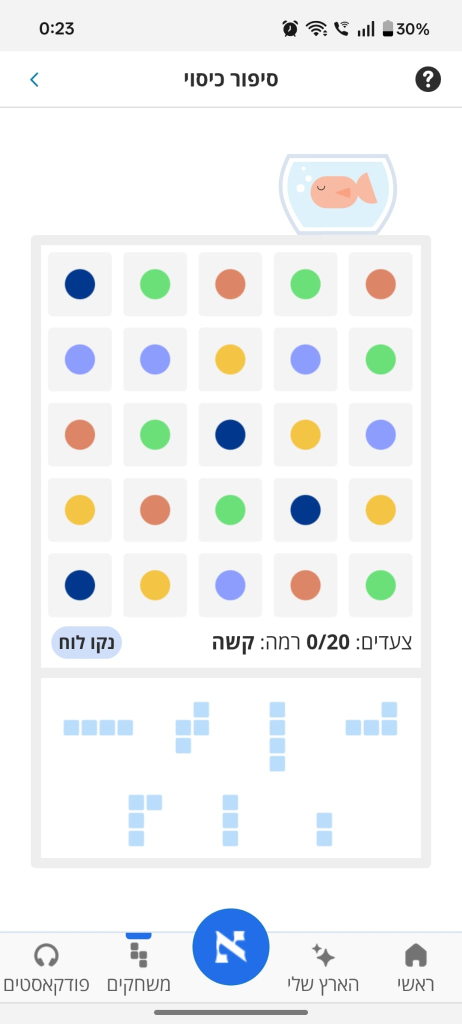
#> input picture cover_story_2.jpeg, 924 x 2048 px (shown at 1/2 size)
$ python test_cv.py
#> lines starting #> are read from the running program, lines starting #| are printed output that depends on the picture; after the words box and inside, x2 and y2 are one past the last pixel; in counts of white or black regions, pixels touching at a corner belong together
#> in process_screenshot, img is the input picture: shape (2048, 924, 3); mean B, G, R 243.4, 242.8, 241.1
### cv_engine.py
import cv2
import numpy as np
from sklearn.cluster import KMeans  # type: ignore
from typing import List, Tuple, Optional


class CVEngine:
    def __init__(self):
        pass

    def detect_grid(
        self, img: np.ndarray
    ) -> Tuple[Optional[np.ndarray], Optional[Tuple[int, int, int, int]]]:
        """
        Detects the 5x5 board in the screenshot by finding the centers of colored circles.
        Returns the cropped board image and its (x, y, w, h) coordinates.
        """
        gray = cv2.cvtColor(img, cv2.COLOR_BGR2GRAY)
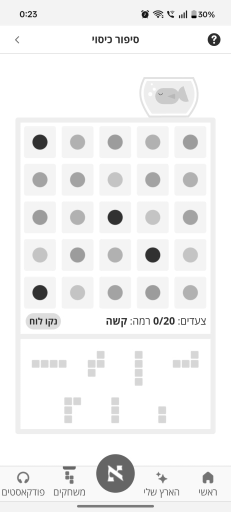
#> gray: shape (2048, 924) (shown at 1/4 size); min 0, max 255, mean 242.3
        blur = cv2.GaussianBlur(gray, (7, 7), 0)
        thresh = cv2.adaptiveThreshold(
            blur, 255, cv2.ADAPTIVE_THRESH_GAUSSIAN_C, cv2.THRESH_BINARY_INV, 11, 2
        )
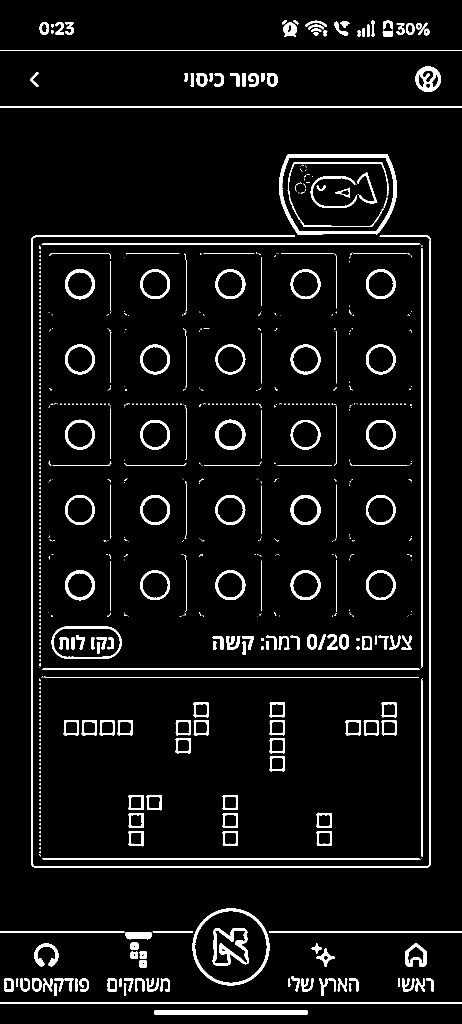
#> thresh: shape (2048, 924) (shown at 1/2 size); 5.5% white; 729 white regions (515 under 20 px), largest, box (x1, y1, x2, y2) and area: (62, 471, 862, 1736) 7910, (558, 308, 794, 470) 4209, (308, 2020, 616, 2030) 3065

        # Join gaps in circle outlines
        kernel = np.ones((5, 5), np.uint8)
        thresh = cv2.morphologyEx(thresh, cv2.MORPH_CLOSE, kernel, iterations=2)
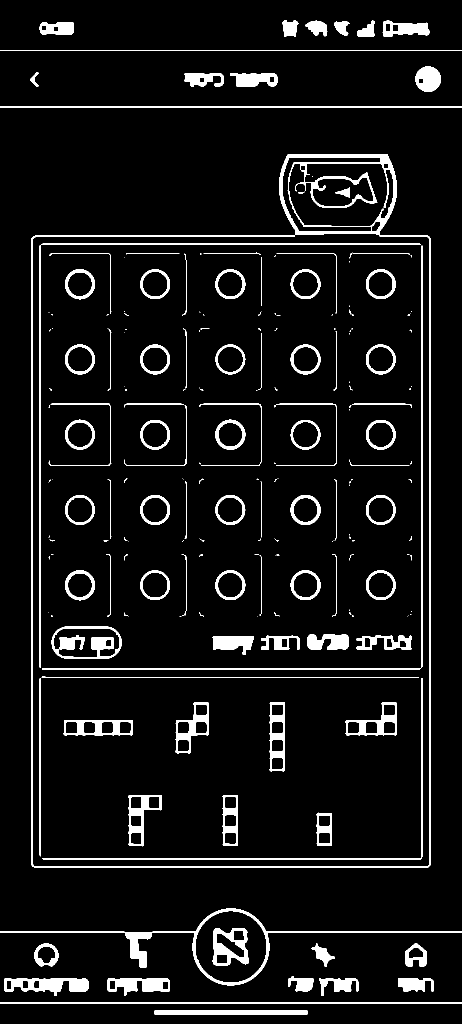
#> thresh: shape (2048, 924) (shown at 1/2 size); 6.6% white; 215 white regions (108 under 20 px)
        cv2.imwrite("thresh_debug.jpg", thresh)

        contours, _ = cv2.findContours(
            thresh, cv2.RETR_EXTERNAL, cv2.CHAIN_APPROX_SIMPLE
        )
#> contours = 209 contours, 137 with area under 20; largest, box (x1, y1, x2, y2) and area: (62, 308, 862, 1736) 38052, (0, 1817, 924, 1971) 21571, (103, 1253, 244, 1317) 7951, (351, 1404, 418, 1507) 4020, (127, 1440, 266, 1471) 4006
        height, width = img.shape[:2]

        # 1. Find all circle-ish candidates (the colored dots)
        candidates = []
        for cnt in contours:
            area = cv2.contourArea(cnt)
            if 500 < area < 15000:
                x, y, w, h = cv2.boundingRect(cnt)
                if 0.7 <= float(w) / h <= 1.3:
                    # In the top 70% of the screen
                    if height * 0.1 < y < height * 0.7:
                        candidates.append((x + w // 2, y + h // 2, w, h))
#> this loop made 209 passes
#> (cnt, area, x, y, w, h) on pass 2: ([[0, 2004], [0, 2006], [923, 2006], [923, 2004]], 1846, 0, 2004, 924, 3)
#> after the loop, candidates = 25 items, first 6: (761, 1170, 59, 59), (310, 1170, 59, 59), (611, 1170, 60, 60), (461, 1170, 60, 60), (160, 1170, 60, 61), (761, 1020, 59, 60)

        print(f"DEBUG: Found {len(candidates)} potential dot candidates.")
#| DEBUG: Found 25 potential dot candidates.

        # 2. Group into rows
        candidates.sort(key=lambda c: c[1])
        rows = []
        if candidates:
            curr_row = [candidates[0]]
#> curr_row = [(461, 568, 60, 59)]
            for i in range(1, len(candidates)):
                if candidates[i][1] - curr_row[-1][1] < candidates[i][3] * 0.7:
                    curr_row.append(candidates[i])
                else:
                    if len(curr_row) >= 3:
                        rows.append(sorted(curr_row, key=lambda r: r[0]))
                    curr_row = [candidates[i]]
#> this loop made 24 passes
#> curr_row on passes 5, 10, 15, 20: [(761, 719, 59, 60)], [(761, 869, 59, 59)], [(761, 1020, 59, 60)], [(761, 1170, 59, 59)]
#> after the loop, rows = 4 items
            if len(curr_row) >= 3:
                rows.append(sorted(curr_row, key=lambda r: r[0]))

        print(f"DEBUG: Grouped into {len(rows)} potential rows.")
#| DEBUG: Grouped into 5 potential rows.

        # 3. Find 5 rows that form the grid
        best_rows = []
        for i in range(len(rows) - 4):
            candidate_rows = rows[i : i + 5]
            if all(4 <= len(r) <= 12 for r in candidate_rows):
                best_rows = candidate_rows
                break
#> this loop made 1 pass

        if not best_rows and len(rows) >= 5:
            # Try to find any 5 rows with ~5-10 elements
            potentials = [r for r in rows if 4 <= len(r) <= 12]
            if len(potentials) >= 5:
                # Prioritize top 5 rows
                best_rows = potentials[:5]

        if best_rows:
            all_dots = []
            for r in best_rows:
                # Deduplicate dots in the same row that are too close (X distance < dot_width/2)
                row_dots = []
                if r:
                    row_dots.append(r[0])
                    for d in r[1:]:
                        if d[0] - row_dots[-1][0] > d[2] // 2:
                            row_dots.append(d)
                all_dots.extend(row_dots)
#> this loop made 5 passes
#> after the loop, all_dots = 25 items, first 6: (160, 568, 60, 61), (310, 568, 60, 59), (461, 568, 60, 59), (611, 568, 60, 60), (761, 568, 59, 60), (160, 719, 60, 60)

            if len(all_dots) < 15:
                return None, None

            min_x = min(d[0] - d[2] for d in all_dots)
#> min_x = 100
            max_x = max(d[0] + d[2] for d in all_dots)
#> max_x = 820
            min_y = min(d[1] - d[3] for d in all_dots)
#> min_y = 507
            max_y = max(d[1] + d[3] for d in all_dots)
#> max_y = 1231

            # Add margin for the pale square background (approx one cell width)
            # The distance between dots is ~160px.
            pitch = (max_x - min_x) // 4 if len(best_rows[0]) > 1 else 100
#> pitch = 180

            x1, y1 = max(0, min_x - int(pitch * 0.6)), max(0, min_y - int(pitch * 0.6))
#> x1 = 0; y1 = 399
            x2, y2 = min(width, max_x + int(pitch * 0.6)), min(
                height, max_y + int(pitch * 0.6)
            )
#> x2 = 924; y2 = 1339

            board_rect = (x1, y1, x2 - x1, y2 - y1)
#> board_rect = (0, 399, 924, 940)
            print(f"Detected 5x5 board via dot structure: {board_rect}")
#| Detected 5x5 board via dot structure: (0, 399, 924, 940)
            # Save for debugging in the engine instance
            self.debug_dots = [(d[0], d[1]) for d in all_dots]
#> self.debug_dots = 25 pairs, first value 160 to 761, second value 568 to 1170
            return img[y1:y2, x1:x2], board_rect

        return None, None

        return None, None

    def classify_colors(
        self, img: np.ndarray, k: int = 5
    ) -> Tuple[np.ndarray, List[List[int]]]:
        """
        Uses K-Means to identify colors using the pre-detected dot centers.
        Returns (labels_grid, cluster_centers_bgr)
        """
        cell_centers: List[List[float]] = []

        # If we have pre-detected dots, sample them directly from the ORIGINAL image
        if hasattr(self, "debug_dots") and len(self.debug_dots) == 25:
            for dx, dy in self.debug_dots:
                # Sample a tiny 5x5 area around the center of the dot
                x1, x2 = max(0, dx - 5), min(img.shape[1], dx + 6)
                y1, y2 = max(0, dy - 5), min(img.shape[0], dy + 6)
                roi = img[y1:y2, x1:x2]
                if roi.size == 0:
                    avg_color = [255.0, 255.0, 255.0]
                else:
                    avg_color = list(cv2.mean(roi)[:3])
                cell_centers.append(avg_color)
        else:
            # Fallback to board-img grid sampling (should not happen with good detection)
            # This part remains mostly for safety or older code versions.
            h, w = img.shape[:2]
            cell_h, cell_w = h // 5, w // 5
            for r in range(5):
                for c in range(5):
                    y1, y2 = r * cell_h + int(cell_h * 0.35), (r + 1) * cell_h - int(
                        cell_h * 0.35
                    )
                    x1, x2 = c * cell_w + int(cell_w * 0.35), (c + 1) * cell_w - int(
                        cell_w * 0.35
                    )
                    roi = img[y1:y2, x1:x2]
                    avg_color = (
                        list(cv2.mean(roi)[:3])
                        if roi.size > 0
                        else [255.0, 255.0, 255.0]
                    )
                    cell_centers.append(avg_color)

        # Cluster the 25 average colors into K clusters
        cell_centers_np = np.array(cell_centers, dtype=np.float32)
        kmeans = KMeans(n_clusters=k, n_init=10, random_state=0).fit(cell_centers_np)
        labels = kmeans.labels_

        # Convert cluster centers to standard Python ints [B, G, R]
        cluster_centers = kmeans.cluster_centers_.astype(int).tolist()

        # Reshape labels into 5x5 grid
        return labels.reshape((5, 5)).tolist(), cluster_centers

    def extract_pieces(
        self, img: np.ndarray, board_rect: Tuple[int, int, int, int]
    ) -> List[List[Tuple[int, int]]]:
        """
        Extracts pieces from the bottom section of the image.
        """
        height, width = img.shape[:2]
        bx, by, bw, bh = board_rect

        # Search area is below the board
        search_y = by + bh
        piece_area = img[search_y:, :]

        # Pieces are light blue. Stricter saturation/value might help see gaps.
        hsv = cv2.cvtColor(piece_area, cv2.COLOR_BGR2HSV)
        # Narrower range to capture רק the blue centers
        lower_blue = np.array([90, 40, 180])
        upper_blue = np.array([120, 255, 255])
        mask = cv2.inRange(hsv, lower_blue, upper_blue)

        # Save raw mask before any merging to see the squares
        cv2.imwrite("piece_mask_debug.jpg", mask)

        # For the internal logic, we might still want a slight dilation to help findContours,
        # but let's keep it minimal or separate it from the debug output.
        proc_mask = cv2.dilate(mask, np.ones((2, 2), np.uint8), iterations=1)

        # 1. Horizontal Projection -> Find Rows and detect sub-gaps
        row_sums = np.sum(proc_mask, axis=1)
        # Find peaks in the derivative or just local minima to see if we can find square edges
        # But first, let's just find the large bands.
        h_threshold = np.max(row_sums) * 0.05
        active_rows = row_sums > h_threshold

        # Determine ranges of activity
        bands = []
        in_band = False
        for i, val in enumerate(active_rows):
            if val and not in_band:
                start = i
                in_band = True
            elif not val and in_band:
                bands.append((start, i))
                in_band = False
        if in_band:
            bands.append((start, len(active_rows)))

        # For each band, check if it contains multiple squares by looking for local minima
        all_square_heights = []
        for start, end in bands:
            if end - start < 20:
                continue
            if end - start > 150:
                continue  # Likely bottom artifact

            # Find local minima in this band to detect gaps between squares

            # If there's a significant dip, split the band
            # For now, let's just use the band heights to estimate B
            all_square_heights.append(end - start)

        print(f"Detected potential bands: {bands}")

        # Estimate B more robustly
        # Many squares are ~40px. Let's find the best B in [30, 60]
        if all_square_heights:
            best_b = 40.0
            best_err = float("inf")
            for b_test in np.linspace(30, 60, 61):
                # Total error for this b_test: how well it divides the heights
                err = 0
                for h in all_square_heights:
                    n = max(1, round(h / b_test))
                    err += abs(h - n * b_test)
                if err < best_err:
                    best_err = err
                    best_b = b_test
            B = best_b
            print(f"Discovered block height B from projections: {B:.1f}")
        else:
            B = 40.0

        # 3. Collect all detected squares as pixel centers
        square_centers = []
        for r_start, r_end in bands:
            # Ignore the very top band if it's an artifact from the board edge
            if r_start < 60:
                continue
            if r_end - r_start < 25:
                continue
            if r_end - r_start > 150:
                continue

            row_strip = proc_mask[r_start:r_end, :]
            col_sums = np.sum(row_strip, axis=0)
            v_threshold = 20

            in_col = False
            col_segments = []
            for i, s in enumerate(col_sums):
                if s > v_threshold and not in_col:
                    c_start = i
                    in_col = True
                elif s <= v_threshold and in_col:
                    col_segments.append((c_start, i))
                    in_col = False
            if in_col:
                col_segments.append((c_start, len(col_sums)))

            for c_start, c_end in col_segments:
                w = c_end - c_start
                if w < B * 0.7:
                    continue
                n_cols = max(1, int(np.round(w / B)))
                n_rows = max(1, int(np.round((r_end - r_start) / B)))

                cw, ch = w / n_cols, (r_end - r_start) / n_rows
                for rb in range(n_rows):
                    for cb in range(n_cols):
                        y1, y2 = r_start + int(rb * ch), r_start + int((rb + 1) * ch)
                        x1, x2 = c_start + int(cb * cw), c_start + int((cb + 1) * cw)
                        # Check occupancy on the raw (un-dilated) mask for precision
                        cell = mask[y1:y2, x1:x2]
                        # 40% occupancy is safer for smaller blocks
                        if cell.size > 0 and np.sum(cell) > (cell.size * 255 * 0.4):
                            square_centers.append(
                                (
                                    r_start + int((rb + 0.5) * ch),
                                    c_start + int((cb + 0.5) * cw),
                                )
                            )

        print(f"Collected {len(square_centers)} square centers.")

        # 4. Cluster adjacent squares into pieces using BFS
        pieces = []
        visited = set()
        for i in range(len(square_centers)):
            if i in visited:
                continue
            q = [i]
            visited.add(i)
            piece_centers = []
            while q:
                curr_idx = q.pop(0)
                curr_p = square_centers[curr_idx]
                piece_centers.append(curr_p)
                for j in range(len(square_centers)):
                    if j not in visited:
                        other_p = square_centers[j]
                        dist = np.sqrt(
                            (curr_p[0] - other_p[0]) ** 2
                            + (curr_p[1] - other_p[1]) ** 2
                        )
                        # Adjacency: B is square size, pitch is ~B+5. Use 1.3*B (~40px)
                        if dist < B * 1.3 or dist < 45.0:
                            visited.add(j)
                            q.append(j)

            # Normalize piece to grid coordinates
            min_y, min_x = min(p[0] for p in piece_centers), min(
                p[1] for p in piece_centers
            )
            grid_coords = set()
            for py, px in piece_centers:
                grid_coords.add(
                    (int(np.round((py - min_y) / B)), int(np.round((px - min_x) / B)))
                )

            norm_piece = sorted(list(grid_coords))
            # Filter out tiny noise pieces (1 block pieces are only allowed if they are the last block)
            if len(norm_piece) >= 1:
                pieces.append(norm_piece)
                print(f"  Extracted Piece: {norm_piece}")

        total_blocks = sum(len(p) for p in pieces)
        print(f"Total pieces: {len(pieces)}, Total blocks: {total_blocks}")
        return pieces


def process_screenshot(img_path: str):
    print("Loading image...")
    img = cv2.imread(img_path)
    if img is None:
        print(f"Error: Could not load image {img_path}")
        return None
    print("Initializing CVEngine...")
    engine = CVEngine()

    print("Detecting grid...")
    board_img, board_rect = engine.detect_grid(img)
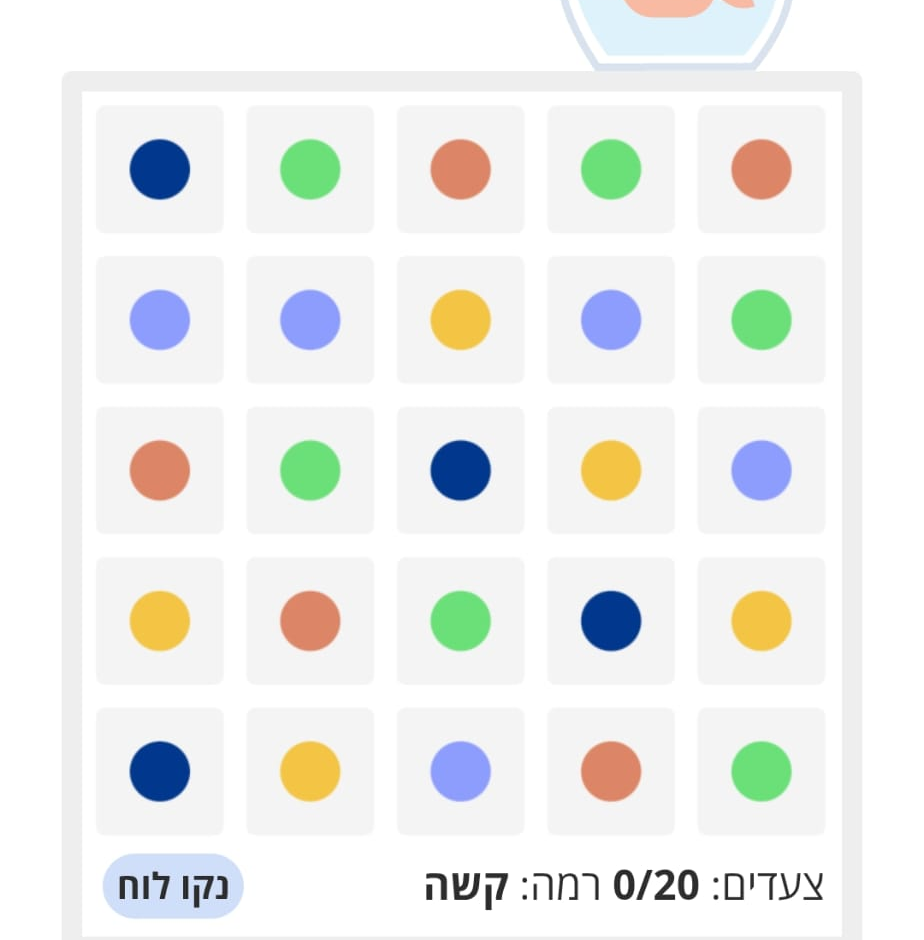
#> board_img: shape (940, 924, 3); mean B, G, R 238.5, 240.1, 238.8
#> board_rect = (0, 399, 924, 940)
    if board_img is None or board_rect is None:
        print("Error: Could not detect grid.")
        return None

    print("Classifying colors...")
    grid, cluster_colors = engine.classify_colors(img)
#> (the rest of the program and of its run is left out)
